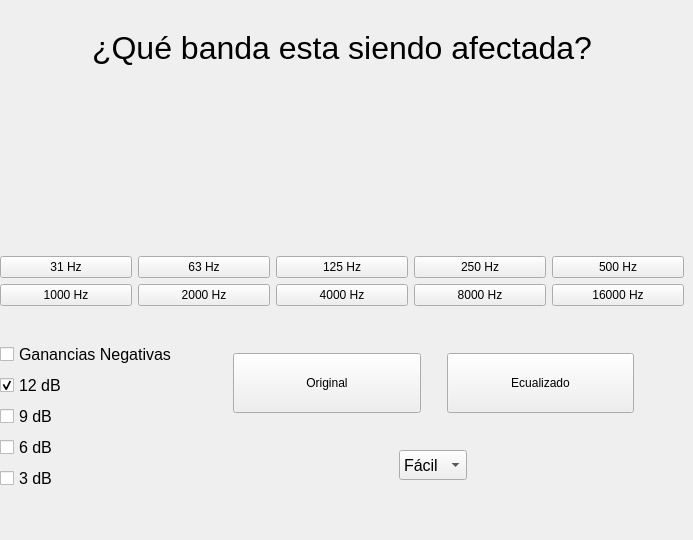
      <widget class="QWidget" name="ecualizador_facil_wg">
       <widget class="QWidget" name="verticalLayoutWidget_14">
        <property name="geometry">
         <rect>
          <x>0</x>
          <y>0</y>
          <width>684</width>
          <height>531</height>
         </rect>
        </property>
        <layout class="QGridLayout" name="gridLayout_7">
         <property name="sizeConstraint">
          <enum>QLayout::SetMinimumSize</enum>
         </property>
         <item row="0" column="2">
          <layout class="QGridLayout" name="gridLayout_8">
           <item row="1" column="0">
            <layout class="QHBoxLayout" name="horizontalLayout_25" stretch="0,0,1,0,0">
             <item>
              <layout class="QVBoxLayout" name="verticalLayout_22">
               <item>
                <widget class="QCheckBox" name="ganancias_negativas">
                 <property name="font">
                  <font>
                   <pointsize>12</pointsize>
                  </font>
                 </property>
                 <property name="text">
                  <string>Ganancias Negativas</string>
                 </property>
                </widget>
               </item>
               <item>
                <widget class="QCheckBox" name="db12">
                 <property name="font">
                  <font>
                   <pointsize>12</pointsize>
                  </font>
                 </property>
                 <property name="text">
                  <string>12 dB</string>
                 </property>
                 <property name="iconSize">
                  <size>
                   <width>20</width>
                   <height>20</height>
                  </size>
                 </property>
                 <property name="checked">
                  <bool>true</bool>
                 </property>
                </widget>
               </item>
               <item>
                <widget class="QCheckBox" name="db9">
                 <property name="font">
                  <font>
                   <pointsize>12</pointsize>
                  </font>
                 </property>
                 <property name="text">
                  <string>9 dB</string>
                 </property>
                </widget>
               </item>
               <item>
                <widget class="QCheckBox" name="db6">
                 <property name="font">
                  <font>
                   <pointsize>12</pointsize>
                  </font>
                 </property>
                 <property name="text">
                  <string>6 dB</string>
                 </property>
                </widget>
               </item>
               <item>
                <widget class="QCheckBox" name="db3">
                 <property name="font">
                  <font>
                   <pointsize>12</pointsize>
                  </font>
                 </property>
                 <property name="text">
                  <string>3 dB</string>
                 </property>
                </widget>
               </item>
              </layout>
             </item>
             <item>
              <spacer name="horizontalSpacer_48">
               <property name="orientation">
                <enum>Qt::Horizontal</enum>
               </property>
               <property name="sizeHint" stdset="0">
                <size>
                 <width>50</width>
                 <height>10</height>
                </size>
               </property>
              </spacer>
             </item>
             <item>
              <layout class="QVBoxLayout" name="verticalLayout_25">
               <item>
                <layout class="QHBoxLayout" name="horizontalLayout_28" stretch="1,0,1">
                 <item>
                  <widget class="QPushButton" name="original_bt_eq_2">
                   <property name="sizePolicy">
                    <sizepolicy hsizetype="Minimum" vsizetype="Fixed">
                     <horstretch>0</horstretch>
                     <verstretch>0</verstretch>
                    </sizepolicy>
                   </property>
                   <property name="minimumSize">
                    <size>
                     <width>0</width>
                     <height>60</height>
                    </size>
                   </property>
                   <property name="text">
                    <string>Original</string>
                   </property>
                  </widget>
                 </item>
                 <item>
                  <spacer name="horizontalSpacer_51">
                   <property name="orientation">
                    <enum>Qt::Horizontal</enum>
                   </property>
                   <property name="sizeHint" stdset="0">
                    <size>
                     <width>20</width>
                     <height>20</height>
                    </size>
                   </property>
                  </spacer>
                 </item>
                 <item>
                  <widget class="QPushButton" name="ecualizado_bt_2">
                   <property name="sizePolicy">
                    <sizepolicy hsizetype="Minimum" vsizetype="Fixed">
                     <horstretch>0</horstretch>
                     <verstretch>0</verstretch>
                    </sizepolicy>
                   </property>
                   <property name="minimumSize">
                    <size>
                     <width>0</width>
                     <height>60</height>
                    </size>
                   </property>
                   <property name="text">
                    <string>Ecualizado</string>
                   </property>
                  </widget>
                 </item>
                </layout>
               </item>
               <item>
                <layout class="QHBoxLayout" name="horizontalLayout_27"/>
               </item>
               <item>
                <spacer name="verticalSpacer_34">
                 <property name="orientation">
                  <enum>Qt::Vertical</enum>
                 </property>
                 <property name="sizeType">
                  <enum>QSizePolicy::Fixed</enum>
                 </property>
                 <property name="sizeHint" stdset="0">
                  <size>
                   <width>20</width>
                   <height>20</height>
                  </size>
                 </property>
                </spacer>
               </item>
               <item>
                <layout class="QHBoxLayout" name="horizontalLayout_29">
                 <item>
                  <widget class="QComboBox" name="eq_dificultad_2">
                   <property name="sizePolicy">
                    <sizepolicy hsizetype="Fixed" vsizetype="Fixed">
                     <horstretch>0</horstretch>
                     <verstretch>0</verstretch>
                    </sizepolicy>
                   </property>
                   <property name="minimumSize">
                    <size>
                     <width>50</width>
                     <height>30</height>
                    </size>
                   </property>
                   <property name="font">
                    <font>
                     <pointsize>12</pointsize>
                    </font>
                   </property>
                   <property name="layoutDirection">
                    <enum>Qt::LeftToRight</enum>
                   </property>
                   <item>
                    <property name="text">
                     <string>Fácil</string>
                    </property>
                   </item>
                   <item>
                    <property name="text">
                     <string>Dificil</string>
                    </property>
                   </item>
                  </widget>
                 </item>
                </layout>
               </item>
              </layout>
             </item>
             <item>
              <spacer name="horizontalSpacer_52">
               <property name="orientation">
                <enum>Qt::Horizontal</enum>
               </property>
               <property name="sizeHint" stdset="0">
                <size>
                 <width>50</width>
                 <height>20</height>
                </size>
               </property>
              </spacer>
             </item>
             <item>
              <layout class="QVBoxLayout" name="verticalLayout_23"/>
             </item>
            </layout>
           </item>
           <item row="0" column="0">
            <layout class="QVBoxLayout" name="verticalLayout_21">
             <item>
              <spacer name="verticalSpacer_18">
               <property name="orientation">
                <enum>Qt::Vertical</enum>
               </property>
               <property name="sizeType">
                <enum>QSizePolicy::Fixed</enum>
               </property>
               <property name="sizeHint" stdset="0">
                <size>
                 <width>20</width>
                 <height>10</height>
                </size>
               </property>
              </spacer>
             </item>
             <item>
              <widget class="QLabel" name="slider_frecuencia_value_2">
               <property name="sizePolicy">
                <sizepolicy hsizetype="Preferred" vsizetype="Preferred">
                 <horstretch>0</horstretch>
                 <verstretch>0</verstretch>
                </sizepolicy>
               </property>
               <property name="font">
                <font>
                 <pointsize>24</pointsize>
                </font>
               </property>
               <property name="text">
                <string>¿Qué banda esta siendo afectada?</string>
               </property>
               <property name="alignment">
                <set>Qt::AlignCenter</set>
               </property>
              </widget>
             </item>
             <item>
              <widget class="QLabel" name="label_respuesta_eq_2">
               <property name="sizePolicy">
                <sizepolicy hsizetype="Preferred" vsizetype="Preferred">
                 <horstretch>0</horstretch>
                 <verstretch>0</verstretch>
                </sizepolicy>
               </property>
               <property name="font">
                <font>
                 <pointsize>22</pointsize>
                </font>
               </property>
               <property name="text">
                <string/>
               </property>
               <property name="alignment">
                <set>Qt::AlignCenter</set>
               </property>
              </widget>
             </item>
             <item>
              <widget class="QLabel" name="label_respuesta_eq_3">
               <property name="sizePolicy">
                <sizepolicy hsizetype="Preferred" vsizetype="Preferred">
                 <horstretch>0</horstretch>
                 <verstretch>0</verstretch>
                </sizepolicy>
               </property>
               <property name="font">
                <font>
                 <pointsize>16</pointsize>
                </font>
               </property>
               <property name="text">
                <string/>
               </property>
               <property name="alignment">
                <set>Qt::AlignCenter</set>
               </property>
              </widget>
             </item>
             <item>
              <layout class="QHBoxLayout" name="horizontalLayout_26">
               <item>
                <widget class="QPushButton" name="bt_31">
                 <property name="text">
                  <string>31 Hz</string>
                 </property>
                </widget>
               </item>
               <item>
                <widget class="QPushButton" name="bt_63">
                 <property name="text">
                  <string>63 Hz</string>
                 </property>
                </widget>
               </item>
               <item>
                <widget class="QPushButton" name="bt_125">
                 <property name="text">
                  <string>125 Hz</string>
                 </property>
                </widget>
               </item>
               <item>
                <widget class="QPushButton" name="bt_250">
                 <property name="text">
                  <string>250 Hz</string>
                 </property>
                </widget>
               </item>
               <item>
                <widget class="QPushButton" name="bt_500">
                 <property name="text">
                  <string>500 Hz</string>
                 </property>
                </widget>
               </item>
              </layout>
             </item>
             <item>
              <layout class="QHBoxLayout" name="horizontalLayout_24">
               <item>
                <widget class="QPushButton" name="bt_1000">
                 <property name="text">
                  <string>1000 Hz</string>
                 </property>
                </widget>
               </item>
               <item>
                <widget class="QPushButton" name="bt_2000">
                 <property name="text">
                  <string>2000 Hz</string>
                 </property>
                </widget>
               </item>
               <item>
                <widget class="QPushButton" name="bt_4000">
                 <property name="text">
                  <string>4000 Hz</string>
                 </property>
                </widget>
               </item>
               <item>
                <widget class="QPushButton" name="bt_8000">
                 <property name="text">
                  <string>8000 Hz</string>
                 </property>
                </widget>
               </item>
               <item>
                <widget class="QPushButton" name="bt_16000">
                 <property name="text">
                  <string>16000 Hz</string>
                 </property>
                </widget>
               </item>
              </layout>
             </item>
             <item>
              <spacer name="verticalSpacer_31">
               <property name="orientation">
                <enum>Qt::Vertical</enum>
               </property>
               <property name="sizeType">
                <enum>QSizePolicy::Fixed</enum>
               </property>
               <property name="sizeHint" stdset="0">
                <size>
                 <width>20</width>
                 <height>30</height>
                </size>
               </property>
              </spacer>
             </item>
            </layout>
           </item>
          </layout>
         </item>
         <item row="1" column="2">
          <spacer name="verticalSpacer_32">
           <property name="orientation">
            <enum>Qt::Vertical</enum>
           </property>
           <property name="sizeType">
            <enum>QSizePolicy::Fixed</enum>
           </property>
           <property name="sizeHint" stdset="0">
            <size>
             <width>20</width>
             <height>40</height>
            </size>
           </property>
          </spacer>
         </item>
        </layout>
       </widget>
      </widget>
